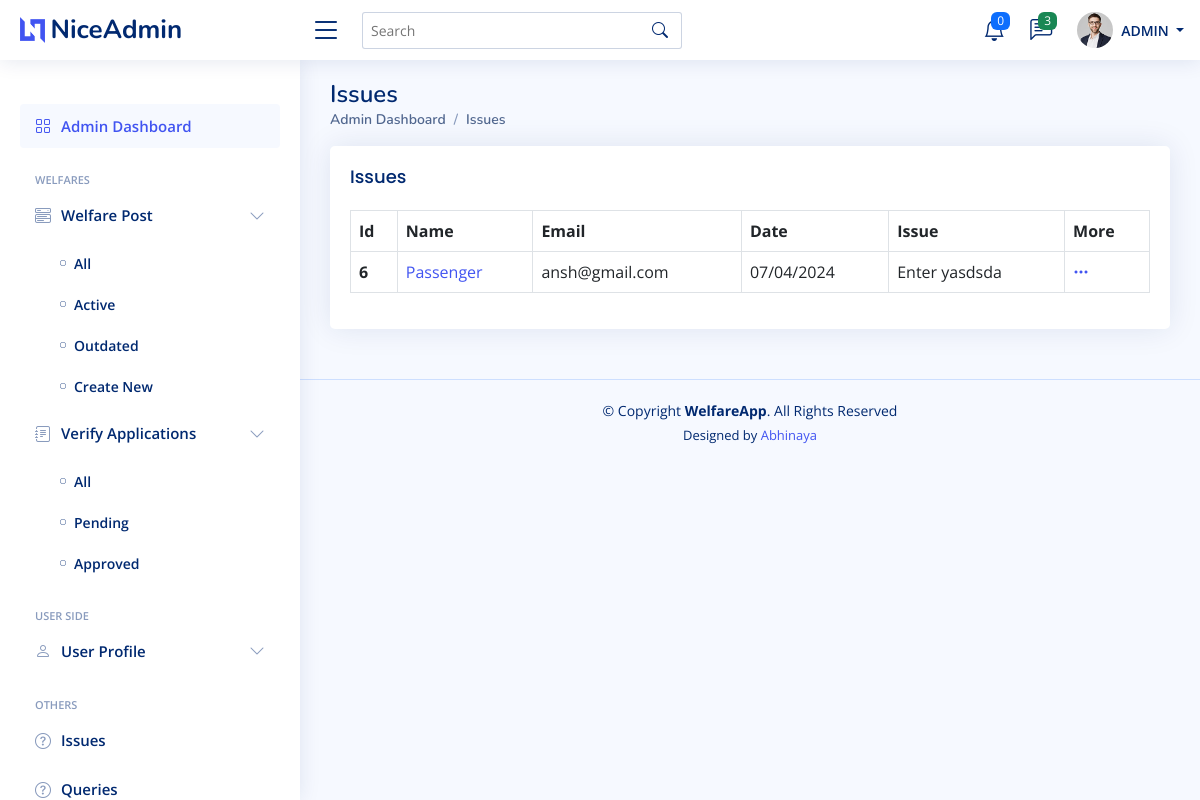
Page /app_admin/issue (signed in) on the earlier database version.
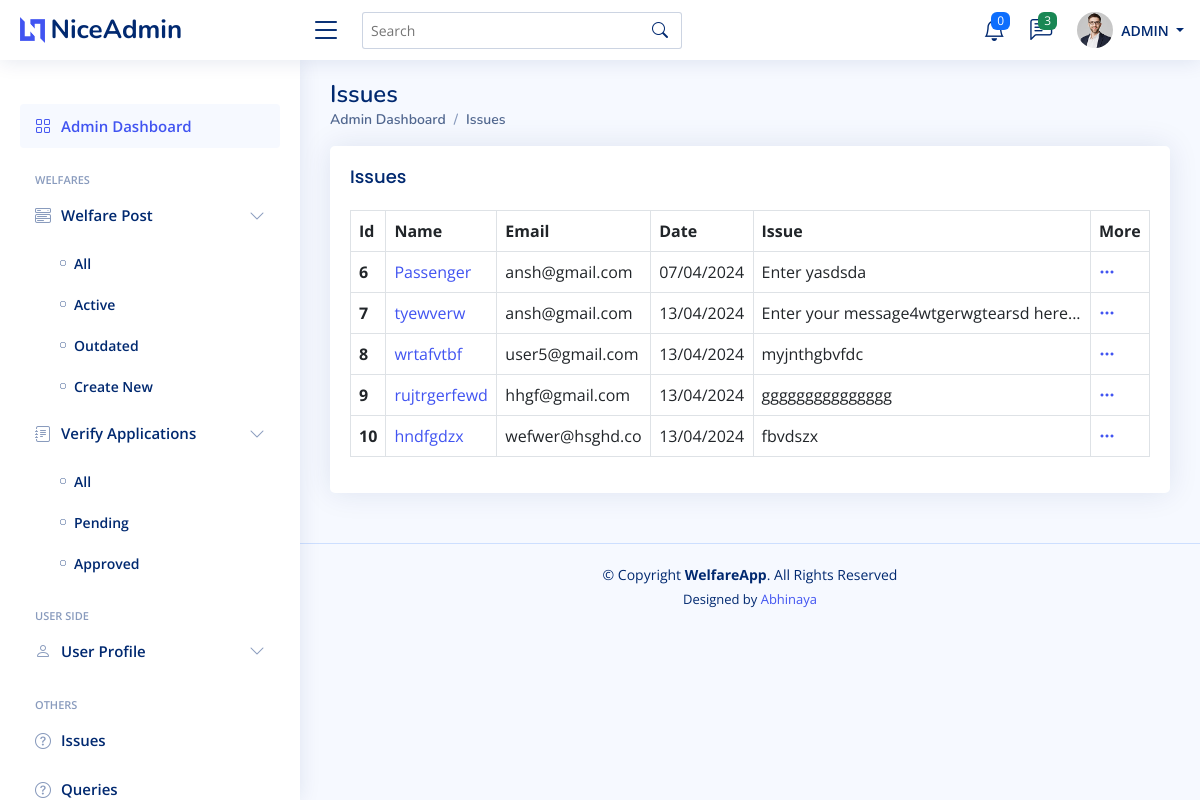
Same page on the later database version.
### AdminApp/models.py (models this page shows, shortened)
class ReportAnIssue(models.Model):
    name = models.CharField(max_length=255, blank=True, null=True,)
    email = models.EmailField(blank=True, null=True,)
    issue_message = models.TextField(blank=True, null=True,)
    submit_date = models.DateTimeField(auto_now_add=True)
    issue_flag = models.BooleanField(default=True)

### AdminApp/views.py (the view)
# urls.py: path('issue', views.IssueView, name='issue'),
@login_required(login_url='login')
def IssueView(request):
    data = ReportAnIssue.objects.all()
    context = {
        'data':data
    }
    return render(request, 'AdminApp/Issue.html', context)

### AdminApp/Templates/AdminApp/Issue.html (shortened to what this page needs)
{% extends 'Base.html' %}
{% load static %}
{% block main-content %}
{% if user.is_authenticated and user.is_superuser %}
<main id="main" class="main">
   <div class="pagetitle">
      <h1>Issues</h1>
      <nav>
         <ol class="breadcrumb">
            <li class="breadcrumb-item active">Admin Dashboard</li>
            <li class="breadcrumb-item active">Issues</li>
         </ol>
      </nav>
   </div>
   <section class="section dashboard">
      <div class="row">
         <div class="col-lg-12">
            <div class="row">
               <div class="col-12">
                  <div class="card">
                     <div class="card-body">
                        <h5 class="card-title">Issues</h5>
                        {% if data %}
                        <table class="table table-bordered">
                           <thead>
                              <tr>
                                 <th scope="col">Id</th>
                                 <th scope="col">Name</th>
                                 <th scope="col">Email</th>
                                 <th scope="col">Date</th>
                                 <th scope="col">Issue</th>
                                 <th scope="col">More</th>
                              </tr>
                           </thead>
                           <tbody>
                              {% for i in data %}
                              {% if not i.is_superuser %}
                              <tr>
                                 <th scope="row">{{ i.id }}</th>
                                 <td>
                                    <a href="{% url 'issue_read' i.id %}">{{ i.name }}</a>
                                 </td>
                                 <td>{{ i.email }}</td>
                                 <td>{{ i.submit_date | date:"d/m/Y" }}</td>
                                 <td>{{ i.issue_message | truncatewords_html:16 }}</td>
                                 <td>
                                    <a class="icon" href="#" data-bs-toggle="dropdown"><i
                                          class="bi bi-three-dots"></i></a>
                                 </td>
                              </tr>
                              {% endif %}
                              {% endfor %}
                           </tbody>
                        </table>
                        {% else %}
                        <p class="text-center">No Data</p>
                        {% endif %}
                     </div>
                  </div>
               </div>
            </div>
         </div>
      </div>
   </section>
</main>
{% endif %}
{% endblock main-content %}

Differences in the rows shown:
added ReportAnIssue: id "7", name "tyewverw", email "ansh@gmail.com", submit_date "13/04/2024", issue_message "Enter your message4wtgerwgtearsd here..."
added ReportAnIssue: id "8", name "wrtafvtbf", email "user5@gmail.com", submit_date "13/04/2024", issue_message "myjnthgbvfdc"
added ReportAnIssue: id "9", name "rujtrgerfewd", email "hhgf@gmail.com", submit_date "13/04/2024", issue_message "ggggggggggggggg"
added ReportAnIssue: id "10", name "hndfgdzx", email "wefwer@hsghd.co", submit_date "13/04/2024", issue_message "fbvdszx"
